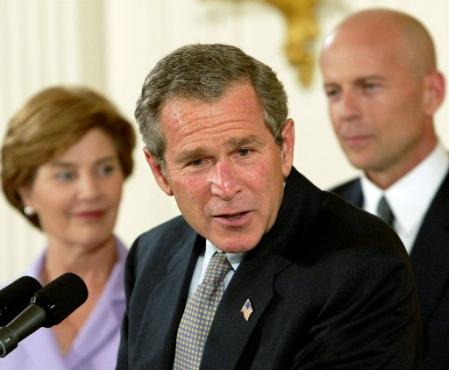
#> input picture week9/originalPics/2002/07/23/big/img_392.jpg, 449 x 370 px; its folder holds only this picture in this run; the run also reads 1 picture not shown here
$ python week9.py
#> lines starting #> are read from the running program, lines starting #| are printed output that depends on the picture
import os
import sys
import math
import numpy as np
from PIL import Image
from PIL import ImageFile
from memory_profiler import profile

'''
# 实现random_walk生成器
def random_walk(mu, x, sigma_square, N):
    for i in range(N):
        yield x
        w_t = np.random.normal(0,math.sqrt(sigma_square))
        x = mu + x + w_t

# 测试
for i in random_walk(1, 1, 4, 10):
    print(i)

# 实现多维随机游走序列生成器
def random_walk_vector(*walk):
    return zip(*walk)

# 测试
walk1 = random_walk(1, 1, 0.01, 10)
walk2 = random_walk(1, 1, 25, 10)
walk3 = random_walk(1, 1, 100, 10)
walk_vec = random_walk_vector(walk1, walk2, walk3)
for vec in walk_vec:
    print(vec)
'''

# 设计FaceDataset类，实现图片数据的加载
class FaceDataset():
    def __init__(self, index=0, max=sys.maxsize):
        self._pathlist = []
        self._index = index                                         # 从第几张开始加载
        self._max = max                                             # 最多加载多少张

    def load_path(self, path_dir):
#> called with path_dir = 'week9/originalPics'
        print("-----开始加载图片路径-----")
        for root, dirs, files in os.walk(path_dir):                 # 生成器，遍历目录
            for name in files:
                self._pathlist.append(os.path.join(root, name))
        print(f"-----图片路径加载完成，共{len(self._pathlist)}张图片-----")
        if self._max > len(self._pathlist):
            self._max = len(self._pathlist)
        self._path = self._pathlist[0]

    def process(self):
        ImageFile.LOAD_TRUNCATED_IMAGES = True                      # 当遇到数据截断的图片时，PIL不报错，进行下一个
        image = Image.open(self._path)
        image_array = np.array(image)
        return image_array

    def __iter__(self):
        return self

    def __next__(self):
        if self._index+1 <= self._max:
            self._path = self._pathlist[self._index]
            self._index += 1
            return self.process()
        else:
            raise StopIteration('{}张图片已处理完毕'.format(self._max))

# 测试
@ profile()
def normal_process():
    path_dir = 'week9/originalPics'
    ImageFile.LOAD_TRUNCATED_IMAGES = True
    for root, dirs, files in os.walk(path_dir):
            for name in files:
                path = os.path.join(root, name)
                image = Image.open(path)
                image_array = np.array(image)
                print(image_array)

@ profile()
def iterable_process():
    path_dir = 'week9/originalPics'
    face = FaceDataset()
    face.load_path(path_dir)
    for img in face:
        print(img)
#> this loop made 4 passes
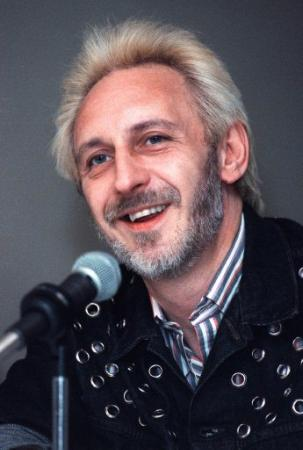
#> input picture week9/originalPics/2002/07/26/big/img_681.jpg, 303 x 450 px
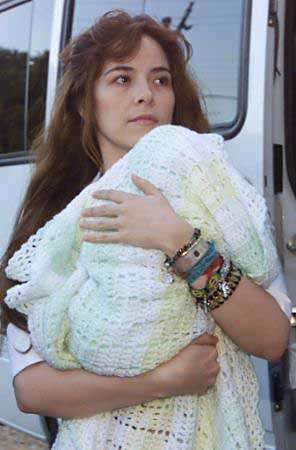
#> input picture week9/originalPics/2002/07/25/big/img_207.jpg, 296 x 450 px
#> pass 3, in process (call 4), `image = Image.open(self._path)`:
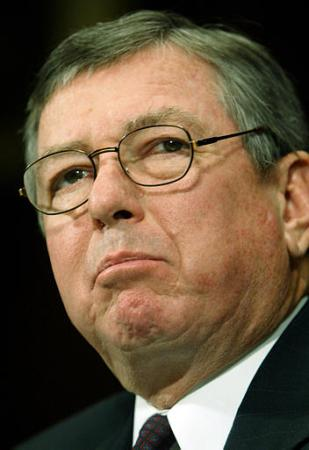
#> image: PIL image 309x450 RGB; mean R, G, B 103.1, 85.3, 63
        #pass

#normal_process()
iterable_process()
